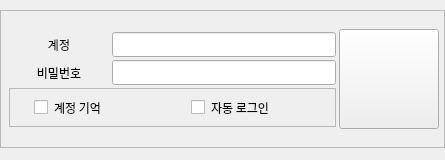
<?xml version="1.0" encoding="UTF-8"?>
<ui version="4.0">
 <class>Form</class>
 <widget class="QWidget" name="Form">
  <property name="geometry">
   <rect>
    <x>0</x>
    <y>0</y>
    <width>445</width>
    <height>160</height>
   </rect>
  </property>
  <property name="windowTitle">
   <string>Form</string>
  </property>
  <widget class="QFrame" name="frame">
   <property name="geometry">
    <rect>
     <x>0</x>
     <y>10</y>
     <width>445</width>
     <height>138</height>
    </rect>
   </property>
   <property name="font">
    <font>
     <family>맑은 고딕</family>
    </font>
   </property>
   <property name="frameShape">
    <enum>QFrame::StyledPanel</enum>
   </property>
   <property name="frameShadow">
    <enum>QFrame::Raised</enum>
   </property>
   <layout class="QGridLayout" name="gridLayout_2">
    <property name="leftMargin">
     <number>0</number>
    </property>
    <property name="topMargin">
     <number>0</number>
    </property>
    <property name="rightMargin">
     <number>5</number>
    </property>
    <property name="bottomMargin">
     <number>0</number>
    </property>
    <property name="spacing">
     <number>3</number>
    </property>
    <item row="2" column="2">
     <widget class="QLineEdit" name="txtAccount">
      <property name="font">
       <font>
        <family>맑은 고딕</family>
       </font>
      </property>
     </widget>
    </item>
    <item row="2" column="1">
     <widget class="QLabel" name="lb_account">
      <property name="minimumSize">
       <size>
        <width>100</width>
        <height>0</height>
       </size>
      </property>
      <property name="font">
       <font>
        <family>맑은 고딕</family>
       </font>
      </property>
      <property name="text">
       <string>계정</string>
      </property>
      <property name="alignment">
       <set>Qt::AlignCenter</set>
      </property>
     </widget>
    </item>
    <item row="3" column="2">
     <widget class="QLineEdit" name="txtPwd">
      <property name="font">
       <font>
        <family>맑은 고딕</family>
       </font>
      </property>
      <property name="echoMode">
       <enum>QLineEdit::Password</enum>
      </property>
     </widget>
    </item>
    <item row="2" column="0">
     <widget class="QLabel" name="label_7">
      <property name="minimumSize">
       <size>
        <width>5</width>
        <height>0</height>
       </size>
      </property>
      <property name="maximumSize">
       <size>
        <width>5</width>
        <height>5</height>
       </size>
      </property>
      <property name="text">
       <string/>
      </property>
     </widget>
    </item>
    <item row="3" column="1">
     <widget class="QLabel" name="label_8">
      <property name="font">
       <font>
        <family>맑은 고딕</family>
       </font>
      </property>
      <property name="text">
       <string>비밀번호</string>
      </property>
      <property name="alignment">
       <set>Qt::AlignCenter</set>
      </property>
     </widget>
    </item>
    <item row="1" column="4" rowspan="5">
     <widget class="QToolButton" name="btnLogin">
      <property name="minimumSize">
       <size>
        <width>100</width>
        <height>100</height>
       </size>
      </property>
      <property name="maximumSize">
       <size>
        <width>100</width>
        <height>100</height>
       </size>
      </property>
      <property name="text">
       <string/>
      </property>
      <property name="icon">
       <iconset>
        <normaloff>../image/enter.png</normaloff>../image/enter.png</iconset>
      </property>
      <property name="iconSize">
       <size>
        <width>100</width>
        <height>100</height>
       </size>
      </property>
     </widget>
    </item>
    <item row="4" column="1" colspan="2">
     <widget class="QFrame" name="frame_4">
      <property name="frameShape">
       <enum>QFrame::StyledPanel</enum>
      </property>
      <property name="frameShadow">
       <enum>QFrame::Raised</enum>
      </property>
      <layout class="QHBoxLayout" name="horizontalLayout_4">
       <item>
        <widget class="QCheckBox" name="chkRemember">
         <property name="font">
          <font>
           <family>맑은 고딕</family>
          </font>
         </property>
         <property name="styleSheet">
          <string notr="true">margin-left:15px</string>
         </property>
         <property name="text">
          <string>계정 기억</string>
         </property>
        </widget>
       </item>
       <item>
        <widget class="QCheckBox" name="chkAutoLogin">
         <property name="font">
          <font>
           <family>맑은 고딕</family>
          </font>
         </property>
         <property name="styleSheet">
          <string notr="true">margin-left:15px</string>
         </property>
         <property name="text">
          <string>자동 로그인</string>
         </property>
        </widget>
       </item>
      </layout>
     </widget>
    </item>
   </layout>
  </widget>
 </widget>
 <resources/>
 <connections/>
</ui>
